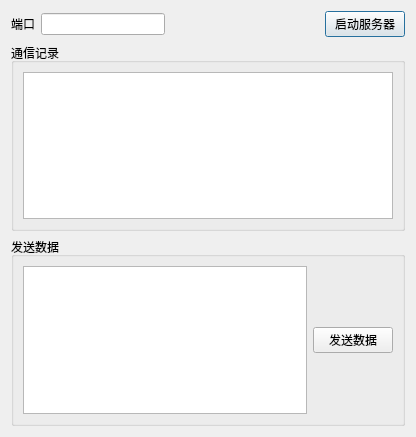
<?xml version="1.0" encoding="UTF-8"?>
<ui version="4.0">
 <class>Dialog</class>
 <widget class="QDialog" name="Dialog">
  <property name="geometry">
   <rect>
    <x>0</x>
    <y>0</y>
    <width>416</width>
    <height>437</height>
   </rect>
  </property>
  <property name="windowTitle">
   <string>Dialog</string>
  </property>
  <layout class="QVBoxLayout" name="verticalLayout">
   <item>
    <layout class="QHBoxLayout" name="horizontalLayout_2">
     <item>
      <layout class="QHBoxLayout" name="horizontalLayout">
       <item>
        <widget class="QLabel" name="label">
         <property name="text">
          <string>端口</string>
         </property>
        </widget>
       </item>
       <item>
        <widget class="QLineEdit" name="portLineEdit"/>
       </item>
      </layout>
     </item>
     <item>
      <spacer name="horizontalSpacer">
       <property name="orientation">
        <enum>Qt::Horizontal</enum>
       </property>
       <property name="sizeHint" stdset="0">
        <size>
         <width>40</width>
         <height>20</height>
        </size>
       </property>
      </spacer>
     </item>
     <item>
      <widget class="QPushButton" name="startPushButton">
       <property name="text">
        <string>启动服务器</string>
       </property>
      </widget>
     </item>
    </layout>
   </item>
   <item>
    <widget class="QGroupBox" name="groupBox">
     <property name="title">
      <string>通信记录</string>
     </property>
     <layout class="QGridLayout" name="gridLayout">
      <item row="0" column="0">
       <widget class="QTextEdit" name="messageTextEdit"/>
      </item>
     </layout>
    </widget>
   </item>
   <item>
    <widget class="QGroupBox" name="groupBox_2">
     <property name="title">
      <string>发送数据</string>
     </property>
     <layout class="QGridLayout" name="gridLayout_2">
      <item row="0" column="0">
       <widget class="QTextEdit" name="sendInfoTextEdit"/>
      </item>
      <item row="0" column="1">
       <widget class="QPushButton" name="sendMessagepushButton">
        <property name="text">
         <string>发送数据</string>
        </property>
       </widget>
      </item>
     </layout>
    </widget>
   </item>
  </layout>
 </widget>
 <resources/>
 <connections/>
</ui>
